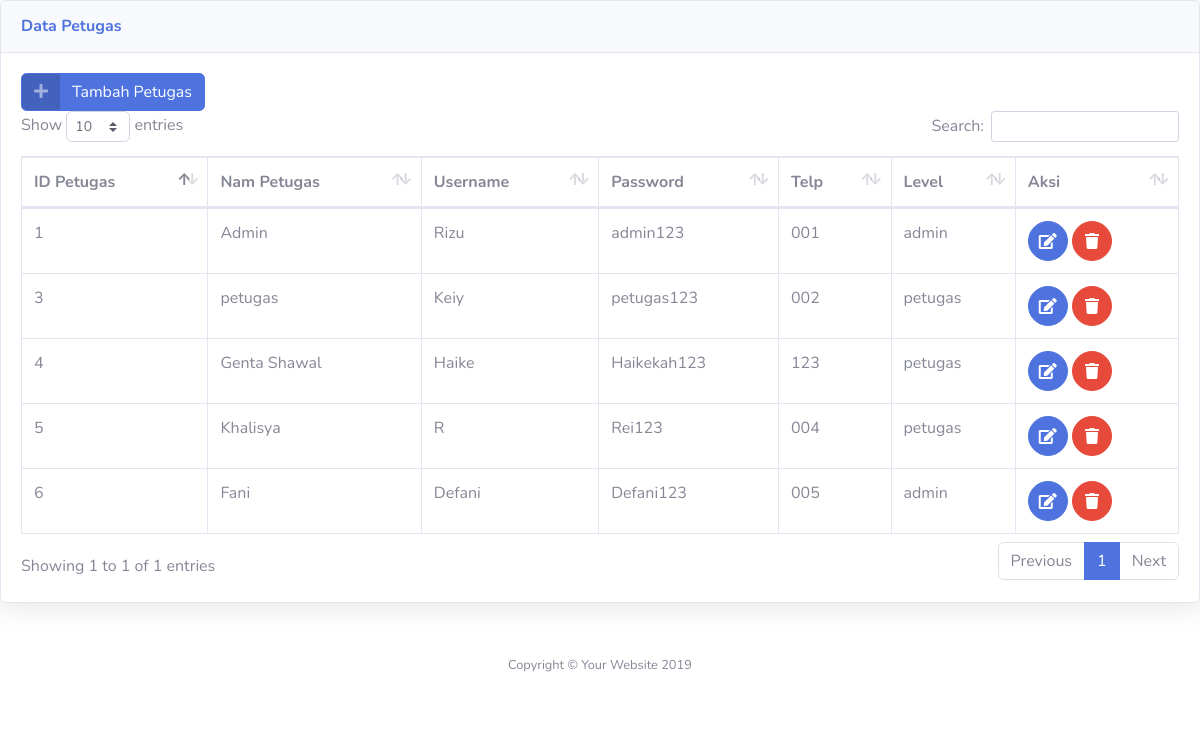
The app's page /admin/lihat_petugas.php with its own data.
### tables this page shows
CREATE TABLE `petugas` (
  `id_petugas` int(11) NOT NULL,
  `nama_petugas` varchar(35) NOT NULL,
  `username` varchar(25) NOT NULL,
  `password` varchar(32) NOT NULL,
  `telp` varchar(13) NOT NULL,
  `level` enum('admin','petugas') NOT NULL
);

### admin/lihat_petugas.php (the view, shortened to what this page needs)
<!DOCTYPE html>
<html lang="en">
<head>
  <link href="../vendor/fontawesome-free/css/all.min.css" rel="stylesheet" type="text/css">
  <link href="../css/sb-admin-2.min.css" rel="stylesheet">
  <link href="../vendor/datatables/dataTables.bootstrap4.min.css" rel="stylesheet">
</head>
<body id="page-top">
          <div class="card shadow mb-4">
            <div class="card-header py-3">
              <h6 class="m-0 font-weight-bold text-primary">Data Petugas</h6>
            </div>
            <div class="card-body">
            <a href="admin.php?url=tambah_petugas" class="btn btn-primary btn-icon-split">
                <span class="icon text-white-50">
                    <i class="fas fa-plus"></i>
                </span>
                <span class="text">Tambah Petugas</span>
            </a>
              <div class="table-responsive">
                <table class="table table-bordered" id="dataTable" width="100%" cellspacing="0">
                  <thead>
                    <tr>
                      <th>ID Petugas</th>
                      <th>Nam Petugas</th>
                      <th>Username</th>
                      <th>Password</th>
                      <th>Telp</th>
                      <th>Level</th>
                      <th>Aksi</th>
                    </tr>
                  </thead>
                  <?php
                  require '../koneksi.php';
                  $sql = mysqli_query($conn, "SELECT * FROM petugas");
                  while ($data=mysqli_fetch_array($sql)) {
                  ?>
                  <tbody>
                    <tr>
                      <td><?php echo $data['id_petugas']?></td>
                      <td><?php echo $data['nama_petugas']?></td>
                      <td><?php echo $data['username']?></td>
                      <td><?php echo $data['password']?></td>
                      <td><?php echo $data['telp']?></td>
                      <td><?php echo $data['level']?></td>
                      <td>
                        <a href="admin.php?url=edit_petugas&id=<?php echo $data['id_petugas']?>" class="btn btn-primary btn-circle">
                            <i class="fa fa-edit"></i>
                        </a>
                        <a href="delete_petugas.php?id=<?php echo $data['id_petugas']?>" class="btn btn-danger btn-circle" onclick="return confirm('Yakin Mau Hapus?')">
                            <i class="fa fa-trash"></i>
                        </a>
                      </td>
                    </tr>
                  </tbody>
                  <?php } ?>
                </table>
              </div>
            </div>
          </div>
      <footer class="sticky-footer bg-white">
        <div class="container my-auto">
          <div class="copyright text-center my-auto">
            <span>Copyright &copy; Your Website 2019</span>
          </div>
        </div>
      </footer>
</body>
</html>

### records on screen
petugas: id_petugas "1", nama_petugas "Admin", username "Rizu", password "admin123", telp "001", level "admin"
petugas: id_petugas "3", nama_petugas "petugas", username "Keiy", password "petugas123", telp "002", level "petugas"
petugas: id_petugas "4", nama_petugas "Genta Shawal", username "Haike", password "Haikekah123", telp "123", level "petugas"
petugas: id_petugas "5", nama_petugas "Khalisya", username "R", password "Rei123", telp "004", level "petugas"
petugas: id_petugas "6", nama_petugas "Fani", username "Defani", password "Defani123", telp "005", level "admin"
